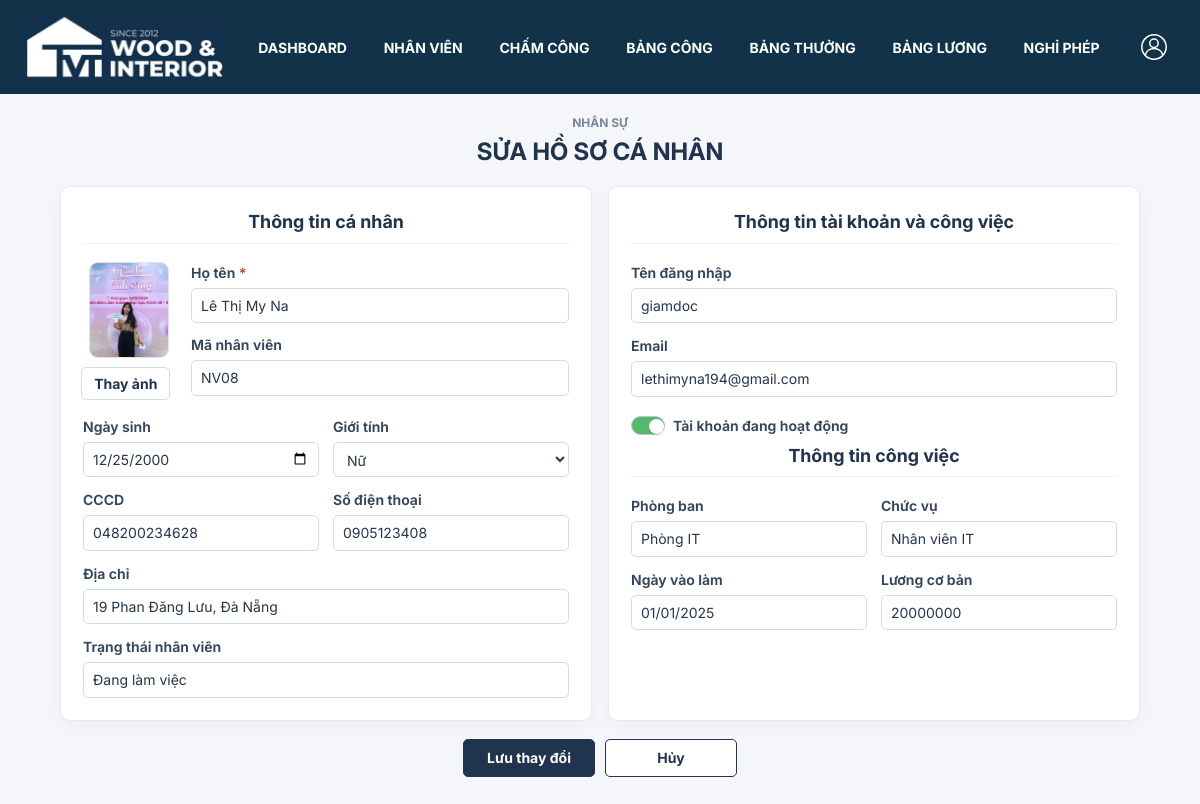
The page /nhan_vien/me/edit/ (signed in) on the database its author committed.
### nhan_vien/models.py (models this page shows, shortened)
class Employee(models.Model):
    GENDER_CHOICES = [('Nam', 'Nam'), ('Nữ', 'Nữ')]
    EMPLOYMENT_STATUS_CHOICES = [
        ('Đang làm việc', 'Đang làm việc'),
        ('Tạm nghỉ', 'Tạm nghỉ'),
        ('Đã nghỉ việc', 'Đã nghỉ việc'),
    ]
    code = models.CharField('Mã nhân viên', max_length=25, unique=True)
    full_name = models.CharField('Họ tên', max_length=255)
    user = models.OneToOneField(settings.AUTH_USER_MODEL, on_delete=models.PROTECT,
                               related_name='employee', verbose_name='Tài khoản')
    department = models.ForeignKey(Department, on_delete=models.PROTECT, verbose_name='Phòng ban')
    position = models.ForeignKey('Position', null=True, blank=True, on_delete=models.SET_NULL,
                                 related_name='employees', verbose_name='Chức vụ')
    avatar = models.FileField('Ảnh đại diện', upload_to='employees/avatars/', blank=True,
                              validators=[FileExtensionValidator(['jpg', 'jpeg', 'png', 'webp'])])
    national_id = models.CharField('CCCD', max_length=12, null=True, blank=True, unique=True)
    gender = models.CharField('Giới tính', max_length=10, choices=GENDER_CHOICES, blank=True)
    date_of_birth = models.DateField('Ngày sinh', null=True, blank=True)
    phone = models.CharField('Số điện thoại', max_length=15, null=True, blank=True, unique=True)
    address = models.CharField('Địa chỉ', max_length=255, blank=True)
    hire_date = models.DateField('Ngày vào làm')
    base_salary = models.DecimalField('Lương cơ bản', max_digits=16, decimal_places=2,
                                     validators=[MinValueValidator(0)])
    payroll_settings = models.JSONField('Thiết lập tính lương dùng chung', null=True, blank=True, default=None)
    is_active = models.BooleanField('Đang làm việc', default=True)
    employment_status = models.CharField('Trạng thái nhân viên', max_length=30,
                                         choices=EMPLOYMENT_STATUS_CHOICES,
                                         default='Đang làm việc')
    class Meta:
        ordering = ['code']
        db_table = 'Ho_so_ca_nhan'

class Department(models.Model):
    code = models.CharField('Mã phòng', max_length=30, unique=True)
    name = models.CharField('Tên phòng', max_length=150)
    allows_overtime = models.BooleanField('Phòng Sản xuất được phép OT', default=False)
    manager = models.ForeignKey('Employee', null=True, blank=True, on_delete=models.SET_NULL,
                                related_name='managed_departments', verbose_name='Trưởng phòng')
    class Meta:
        db_table = 'Phong_ban'
        constraints = [models.UniqueConstraint(fields=['allows_overtime'], condition=models.Q(allows_overtime=True),
                                               name='one_production_overtime_department')]

class Position(models.Model):
    department = models.ForeignKey(Department, on_delete=models.PROTECT, related_name='positions')
    name = models.CharField('Tên chức vụ', max_length=255)
    salary_coefficient = models.DecimalField('Hệ số lương chức vụ', max_digits=4,
                                             decimal_places=1, validators=[MinValueValidator(0)])
    class Meta:
        db_table = 'Chuc_vu'
        ordering = ['department__name', 'name']
        constraints = [models.UniqueConstraint(fields=['department', 'name'], name='unique_position_per_department')]
    def __str__(self):
        return self.name

### nhan_vien/views.py (the view)
# urls.py: path('nhan_vien/me/edit/', employee_views.personal_profile_edit, name='personal_profile_edit'),
@login_required
def personal_profile_edit(request):
    employee = get_object_or_404(Employee.objects.select_related('user'), user=request.user)
    form = PersonalProfileForm(request.POST or None, request.FILES or None, instance=employee)
    if request.method == 'POST' and form.is_valid():
        form.save()
        messages.success(request, 'Hồ sơ cá nhân đã được cập nhật.')
        return redirect('personal_profile')
    return render(request, 'employees/personal_profile_form.html', {'form': form, 'employee': employee})

### nhan_vien/forms.py (shortened to what this page needs)
class PersonalProfileForm(forms.ModelForm):
    email = forms.EmailField(label='Email', required=False)
    class Meta:
        model = Employee
        fields = ('avatar', 'full_name', 'date_of_birth', 'gender', 'national_id', 'phone', 'address')
        widgets = {'date_of_birth': forms.DateInput(attrs={'type': 'date'})}
    def __init__(self, *args, **kwargs):
        super().__init__(*args, **kwargs)
        self.fields['email'].initial = self.instance.user.email
        self.fields['avatar'].required = False
        self.fields['avatar'].widget = forms.FileInput(
            attrs={'accept': '.jpg,.jpeg,.png,.webp', 'class': 'avatar-input-hidden'})

### nhan_vien/access.py (called while the page is built)
def has_role(user, *roles):
    return user.is_authenticated and (user.is_superuser or user.groups.filter(name__in=roles).exists())

### nhan_vien/templatetags/access_tags.py (called while the page is built)
@register.simple_tag
def role_allowed(user, *roles):
    return has_role(user, *roles)

### templates/employees/personal_profile_form.html (shortened to what this page needs)
{% extends 'base.html' %}
{% load static %}
{% block extra_head %}<link rel="stylesheet" href="{% static 'css/employees.css' %}?v=17">{% endblock %}
{% block content %}
<section class="employee-page form-page edit-employee-page">
  <div class="form-page-heading"><p class="eyebrow">NHÂN SỰ</p><h1>SỬA HỒ SƠ CÁ NHÂN</h1></div>
  <form method="post" enctype="multipart/form-data" class="employee-form">
    <div class="employee-form-panels edit-form-panels">
      <section class="form-panel">
        <h2>Thông tin cá nhân</h2>
        <div class="edit-profile-top">
          <div class="edit-avatar-block">
            {% if employee.avatar %}<img class="edit-avatar-preview" data-avatar-preview src="{{ employee.avatar.url }}" alt="Ảnh {{ employee.full_name }}">{% else %}<div class="edit-avatar-preview avatar-placeholder" data-avatar-placeholder>{{ employee.full_name|slice:':1' }}</div>{% endif %}
            <label class="avatar-change-button" for="{{ form.avatar.id_for_label }}">Thay ảnh</label>
          </div>
          <div class="edit-identity-fields">
            <div class="form-field"><label for="{{ form.full_name.id_for_label }}">Họ tên <span class="required">*</span></label>{{ form.full_name }}</div>
            <div class="form-field"><label>Mã nhân viên</label><input type="text" value="{{ employee.code }}" disabled></div>
          </div>
        </div>
        <div class="form-grid edit-personal-grid">
          <div class="form-field edit-date_of_birth"><label for="{{ form.date_of_birth.id_for_label }}">Ngày sinh</label>{{ form.date_of_birth }}</div>
          <div class="form-field edit-gender"><label for="{{ form.gender.id_for_label }}">Giới tính</label>{{ form.gender }}{% for error in form.gender.errors %}<small class="field-error">{{ error }}</small>{% endfor %}</div>
          <div class="form-field edit-national_id"><label for="{{ form.national_id.id_for_label }}">CCCD</label>{{ form.national_id }}{% for error in form.national_id.errors %}<small class="field-error">{{ error }}</small>{% endfor %}</div>
          <div class="form-field edit-phone"><label for="{{ form.phone.id_for_label }}">Số điện thoại</label>{{ form.phone }}{% for error in form.phone.errors %}<small class="field-error">{{ error }}</small>{% endfor %}</div>
          <div class="form-field edit-address wide"><label for="{{ form.address.id_for_label }}">Địa chỉ</label>{{ form.address }}{% for error in form.address.errors %}<small class="field-error">{{ error }}</small>{% endfor %}</div>
          <div class="form-field wide"><label>Trạng thái nhân viên</label><input type="text" value="{{ employee.employment_status }}" disabled></div>
        </div>
      </section>
      <section class="form-panel">
        <h2>Thông tin tài khoản và công việc</h2>
        <div class="form-grid edit-account-grid">
          <div class="form-field wide"><label>Tên đăng nhập</label><input type="text" value="{{ employee.user.username }}" disabled></div>
          <div class="form-field wide"><label for="{{ form.email.id_for_label }}">Email</label>{{ form.email }}{% for error in form.email.errors %}<small class="field-error">{{ error }}</small>{% endfor %}</div>
          <div class="edit-account-status"><input type="checkbox" {% if employee.user.is_active %}checked{% endif %} disabled><label>Tài khoản đang hoạt động</label></div>
        </div>
        <h2 class="work-section-title">Thông tin công việc</h2>
        <div class="form-grid edit-account-grid">
          <div class="form-field"><label>Phòng ban</label><input type="text" value="{{ employee.department.name }}" disabled></div>
          <div class="form-field"><label>Chức vụ</label><input type="text" value="{{ employee.position|default:'—' }}" disabled></div>
          <div class="form-field"><label>Ngày vào làm</label><input type="text" value="{{ employee.hire_date|date:'d/m/Y' }}" disabled></div>
          <div class="form-field"><label>Lương cơ bản</label><input type="text" value="{{ employee.base_salary|floatformat:0 }}" disabled></div>
        </div>
      </section>
    </div>
    <div class="form-actions"><button class="employee-button" type="submit">Lưu thay đổi</button><a class="employee-button secondary" href="{% url 'personal_profile' %}">Hủy</a></div>
  </form>
</section>
{% endblock %}

### static/css/navigation.css (style rules this page uses)
:root { --at-navy:#142f55; --at-gold:#ce9920; --at-muted:#7f8ba0; --at-line:#e0e6ee }
body { background:#f5f6f9; color:#22324b; font-family:Arial,"Segoe UI",sans-serif }

### static/css/typography.css (style rules this page uses)
:root { --tvt-font: "Inter", system-ui, sans-serif; --tvt-text: 14px; --tvt-page-title: 24px; --tvt-section-title: 18px; --tvt-number: 20px; --tvt-caption: 12px; --font-family-primary: var(--tvt-font); }
body { font-family: var(--tvt-font) !important; font-size: var(--tvt-text) !important; line-height: 1.5; font-optical-sizing: auto; -webkit-font-smoothing: antialiased; }
body :where(*:not(svg, svg *, [aria-hidden="true"], [aria-hidden="true"] *, .tvt-clock)) { font-family: var(--tvt-font) !important; font-size: inherit !important; }
body :is(h1, .h1, .bm-title, .bp-title, .bd-title, .pr-title, .tvt-main-title), body .pr-slip-period h2 { font-size: var(--tvt-page-title) !important; font-weight: 700; line-height: 1.35 !important; letter-spacing: normal !important; overflow-wrap: anywhere; }
body :is(h2, h3, h4, h5, h6, legend) { font-size: var(--tvt-section-title) !important; line-height: 1.4 !important; letter-spacing: normal !important; overflow-wrap: anywhere; }
body :is(table, th, td, caption, label, input, select, textarea, button, .btn, .button, .at-navlinks a, .at-account button, .record-scope a, .pr-button, .at-button, .employee-button, .leave-button, .tvt-punch-button, .submit-row a, .paginator, .actions) { font-size: var(--tvt-text) !important; }
body :is(input, select, textarea, button, .btn, .button, .pr-button, .at-button, .employee-button, .leave-button) { font-family: var(--tvt-font) !important; line-height: 1.4 !important; }
body :is(small, .small, .help, .helptext, .form-text, .help-block, .eyebrow, .home-eyebrow, .dp-eyebrow, .tvt-eyebrow, .tvt-card-mark span, .leave-eyebrow, .leave-step, .proposal-eyebrow, .at-day-eyebrow, .db-note, .db-list-footer, .dp-footer, .dp-back, .dp-card-heading p, .at-breadcrumb, .at-muted, .pr-muted, .pr-draft, .pr-approval-note, .pr-input-summary, .pr-input-notice, .pr-source-details, .filter-note, .employee-list-meta, .leave-help, .leave-field-error, .proposal-field-help, .proposal-field-error, .tvt-checkin-footnote, .tvt-period-note, .tvt-overtime-note, .tvt-working-status, .status-pill, .at-pill, .bm-status, .bp-status, .history-status, .history-count, .leave-status, .code) { font-size: var(--tvt-caption) !important; line-height: 1.5 !important; letter-spacing: normal !important; }
body :is(#nav-sidebar a, .sidebar a, .nav-sidebar a, .breadcrumbs, button, .btn, .button, .pr-button, .at-button, .employee-button, .leave-button) { overflow-wrap: anywhere; }

### templates/base.html (style rules this page uses)
body { background:#f4f6fa;color:#182438 }
input,select,textarea { max-width:100%;padding:.45rem;border:1px solid #bbc6d2;border-radius:.35rem }
label { margin-right:.4rem }

### rows shown on the page
Employee: avatar (picture), full_name "Lê Thị My Na", code "NV08", date_of_birth "12/25/2000", gender "Nữ", national_id "048200234628", phone "0905123408", address "19 Phan Đăng Lưu, Đà Nẵng", employment_status "Đang làm việc", user.username "giamdoc", user_id "☑", department.name "Phòng IT", position "Nhân viên IT", hire_date "01/01/2025", base_salary "20000000"
